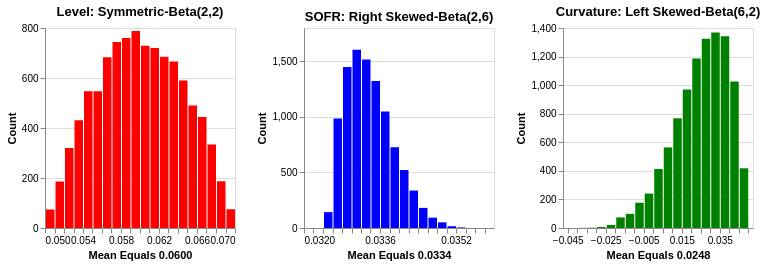

Notebook source saved alongside this figure:
### Markdown cell above
Now that our standard $[0, 1]$ beta outputs are translated into real-world interest rate boundaries, we can visualize the results. This final step reveals exactly how our specific macro views—injected via the skewness of the Beta distributions—reshape our simulated paths. By altering the shape parameters, we effectively force the simulation to "believe" that certain curve environments are more likely than others.

### Code cell
def create_chart(data, title, x_min, x_max, color):
    # Calculate the mean dynamically from the dataset
    mean_val = data['value'].mean()
    # Format the x-axis label
    x_label = f"Mean Equals {mean_val:.4f}"

    return alt.Chart(data).mark_bar(color=color).encode(
        alt.X('value:Q',
              bin=alt.Bin(maxbins=30, extent=[x_min, x_max]),
              scale=alt.Scale(domain=[x_min, x_max]),
              title=x_label),  # Use the dynamically created label
        alt.Y('count()', title='Count')
    ).properties(
        width=190,
        height=200,
        title=title
    )

# visualizing our views
df1 = pd.DataFrame({'value': level, 'distribution': 'Beta(2,2)'})
df2 = pd.DataFrame({'value': sofr, 'distribution': 'Beta(2,6)'})
df3 = pd.DataFrame({'value': curvature, 'distribution': 'Beta(6,2)'})
alt.data_transformers.disable_max_rows()

# a symmetric bell-like shape with equal probability of up and down
chart1 = create_chart(df1, 'Level: Symmetric-Beta(2,2)',
                      x_min=0.05, x_max=0.07,
                      color='red')

# probabiity is concentrated around the lower bound
chart2 = create_chart(df2, 'SOFR: Right Skewed-Beta(2,6)',
                      x_min=0.032,
                      x_max=0.036,
                      color='blue')

# expectation is for a bulge in rates
chart3 = create_chart(df3, 'Curvature: Left Skewed-Beta(6,2)',
                      x_min=-0.0475,
                      x_max=0.0525,
                      color='green')

# concatenate charts and display them
simulated_results = alt.hconcat(chart1, chart2, chart3).resolve_scale(y='independent')
simulated_results.save('beta_histograms_mean_xlabel.json')
display(simulated_results)

### Figure 1 — Vega-Lite specification as saved in the notebook (floating-point values rounded to 4 significant figures; data arrays with more than 128 entries replaced by an {"elided": "..."} marker saying what was removed)
{"config": {"view": {"continuousWidth": 300, "continuousHeight": 300}}, "hconcat": [{"data": {"name": "data-f24136f1fdcfee0d14a786772cadd748"}, "mark": {"type": "bar", "color": "red"}, "encoding": {"x": {"bin": {"extent": [0.05, 0.07], "maxbins": 30}, "field": "value", "scale": {"domain": [0.05, 0.07]}, "title": "Mean Equals 0.0600", "type": "quantitative"}, "y": {"aggregate": "count", "title": "Count", "type": "quantitative"}}, "height": 200, "title": "Level: Symmetric-Beta(2,2)", "width": 190}, {"data": {"name": "data-08d761e27b8bffc417c9435ce5d39c63"}, "mark": {"type": "bar", "color": "blue"}, "encoding": {"x": {"bin": {"extent": [0.032, 0.036], "maxbins": 30}, "field": "value", "scale": {"domain": [0.032, 0.036]}, "title": "Mean Equals 0.0334", "type": "quantitative"}, "y": {"aggregate": "count", "title": "Count", "type": "quantitative"}}, "height": 200, "title": "SOFR: Right Skewed-Beta(2,6)", "width": 190}, {"data": {"name": "data-d229d34b9e9835d44447d07fae2dd36f"}, "mark": {"type": "bar", "color": "green"}, "encoding": {"x": {"bin": {"extent": [-0.0475, 0.0525], "maxbins": 30}, "field": "value", "scale": {"domain": [-0.0475, 0.0525]}, "title": "Mean Equals 0.0248", "type": "quantitative"}, "y": {"aggregate": "count", "title": "Count", "type": "quantitative"}}, "height": 200, "title": "Curvature: Left Skewed-Beta(6,2)", "width": 190}], "resolve": {"scale": {"y": "independent"}}, "$schema": "https://vega.github.io/schema/vega-lite/v6.4.1.json", "datasets": {"data-f24136f1fdcfee0d14a786772cadd748": {"elided": "10000 records"}, "data-08d761e27b8bffc417c9435ce5d39c63": {"elided": "10000 records"}, "data-d229d34b9e9835d44447d07fae2dd36f": {"elided": "10000 records"}}}
